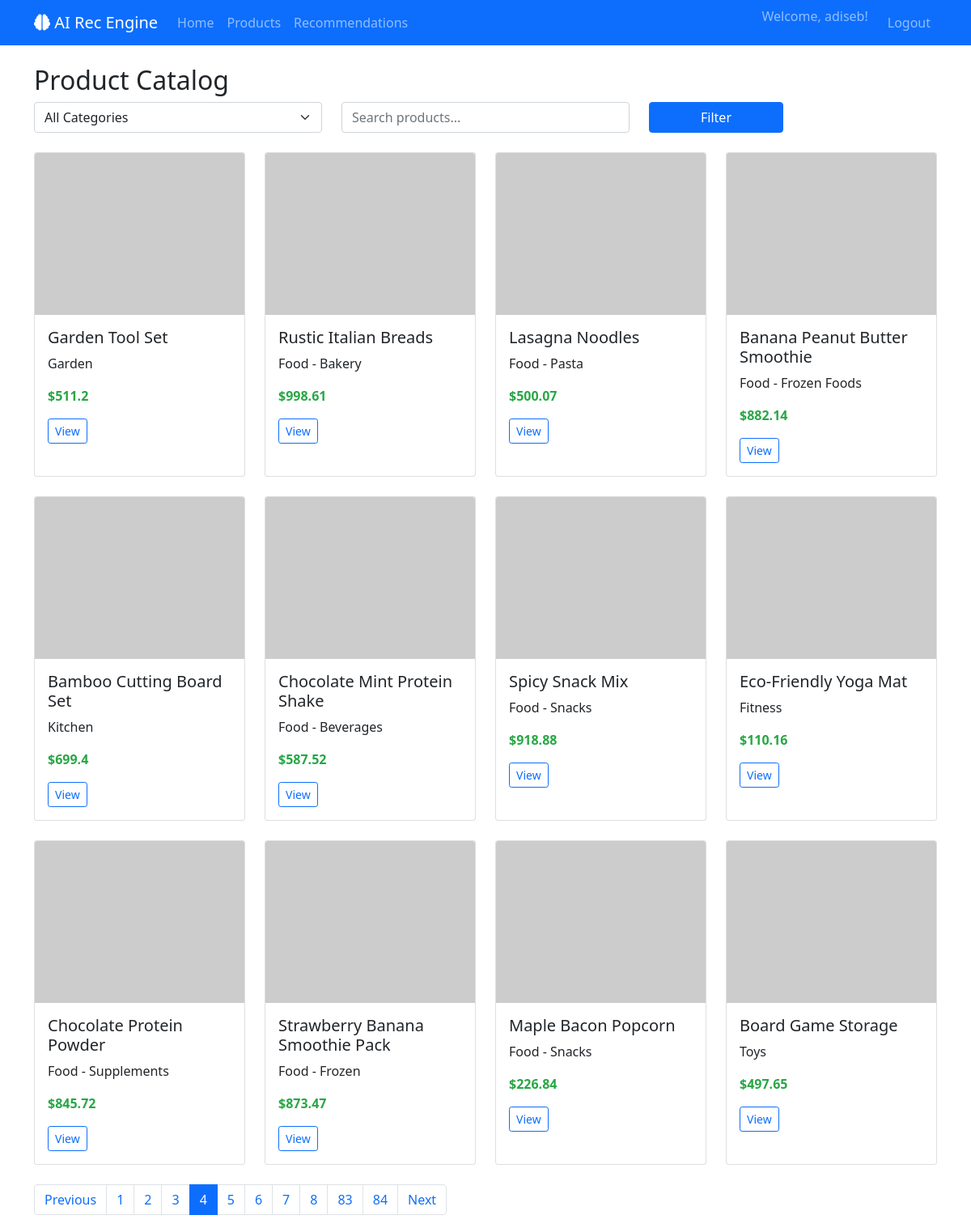
The page /products?page=4 (signed in) on the database its author committed.
### app.py (models this page shows)
class Product(db.Model):
    id = db.Column(db.Integer, primary_key=True)
    product_id = db.Column(db.Integer, unique=True, nullable=False)
    product_name = db.Column(db.String(200), nullable=False)
    category = db.Column(db.String(100), nullable=False)
    subcategory = db.Column(db.String(100), nullable=False)
    price = db.Column(db.Float, nullable=False)
    quantity_in_stock = db.Column(db.Integer, nullable=False)
    manufacturer = db.Column(db.String(100), nullable=False)
    description = db.Column(db.Text, nullable=False)
    weight = db.Column(db.Float, nullable=False)
    dimensions = db.Column(db.String(200), nullable=False)
    release_date = db.Column(db.String(20), nullable=False)
    rating = db.Column(db.Float, nullable=False)
    is_featured = db.Column(db.Boolean, default=False)
    is_on_sale = db.Column(db.Boolean, default=False)
    sale_price = db.Column(db.Float, nullable=False)
    image_url = db.Column(db.String(500), nullable=False)
    interactions = db.relationship('UserInteraction', backref='product', lazy=True)

### app.py (the view)
@app.route('/products')
def products():
    if 'user_id' not in session:
        return redirect(url_for('login'))
    category = request.args.get('category', '')
    search = request.args.get('search', '')
    query = Product.query
    if category:
        query = query.filter_by(category=category)
    if search:
        query = query.filter(Product.product_name.contains(search))
    products = query.paginate(page=request.args.get('page', 1, type=int), per_page=12)
    categories = db.session.query(Product.category).distinct().all()
    categories = [cat[0] for cat in categories]
    return render_template('products.html', products=products, categories=categories)

### templates/products.html (shortened to what this page needs)
{% extends "base.html" %}
{% block content %}
<h2>Product Catalog</h2>
<form class="row mb-4" method="get">
    <div class="col-md-4">
        <select class="form-select" name="category" onchange="this.form.submit()">
            <option value="">All Categories</option>
        </select>
    </div>
    <div class="col-md-4">
        <input type="text" class="form-control" name="search" placeholder="Search products..." value="{{ request.args.get('search', '') }}">
    </div>
    <div class="col-md-2">
        <button type="submit" class="btn btn-primary w-100">Filter</button>
    </div>
</form>
<div class="row">
    {% for product in products.items %}
    <div class="col-md-3 mb-4">
        <div class="card product-card">
            <img src="{{ product.image_url or url_for('static', filename='default.png') }}" class="card-img-top product-image" alt="{{ product.product_name }}">
            <div class="card-body">
                <h5 class="card-title">{{ product.product_name }}</h5>
                <p class="card-text">{{ product.category }}</p>
                <p class="price">${{ product.price }}</p>
                <a href="{{ url_for('product_detail', product_id=product.product_id) }}" class="btn btn-outline-primary btn-sm">View</a>
            </div>
        </div>
    </div>
    {% endfor %}
</div>
<nav>
    <ul class="pagination">
        {% if products.has_prev %}
        <li class="page-item">
            <a class="page-link" href="{{ url_for('products', page=products.prev_num, category=request.args.get('category'), search=request.args.get('search')) }}">Previous</a>
        </li>
        {% endif %}
        {% for page_num in products.iter_pages() %}
        {% if page_num %}
        <li class="page-item {% if products.page == page_num %}active{% endif %}">
            <a class="page-link" href="{{ url_for('products', page=page_num, category=request.args.get('category'), search=request.args.get('search')) }}">{{ page_num }}</a>
        </li>
        {% endif %}
        {% endfor %}
        {% if products.has_next %}
        <li class="page-item">
            <a class="page-link" href="{{ url_for('products', page=products.next_num, category=request.args.get('category'), search=request.args.get('search')) }}">Next</a>
        </li>
        {% endif %}
    </ul>
</nav>
{% endblock %}

### templates/base.html (style rules this page uses)
.product-card { transition: transform 0.2s; height: 100%; }
.product-image { height: 200px; object-fit: cover; }
.price { font-weight: bold; color: #28a745; }

### rows shown on the page
Product: product_name "Garden Tool Set", category "Garden", price "511.2"
Product: product_name "Rustic Italian Breads", category "Food - Bakery", price "998.61"
Product: product_name "Lasagna Noodles", category "Food - Pasta", price "500.07"
Product: product_name "Banana Peanut Butter Smoothie", category "Food - Frozen Foods", price "882.14"
Product: product_name "Bamboo Cutting Board Set", category "Kitchen", price "699.4"
Product: product_name "Chocolate Mint Protein Shake", category "Food - Beverages", price "587.52"
Product: product_name "Spicy Snack Mix", category "Food - Snacks", price "918.88"
Product: product_name "Eco-Friendly Yoga Mat", category "Fitness", price "110.16"
Product: product_name "Chocolate Protein Powder", category "Food - Supplements", price "845.72"
Product: product_name "Strawberry Banana Smoothie Pack", category "Food - Frozen", price "873.47"
Product: product_name "Maple Bacon Popcorn", category "Food - Snacks", price "226.84"
Product: product_name "Board Game Storage", category "Toys", price "497.65"

### other values the page prints
{{ session.username }} "adiseb"
{{ page_num }} "1" "2" "3" "4" "5" "6" "7" "8" "83" "84"
